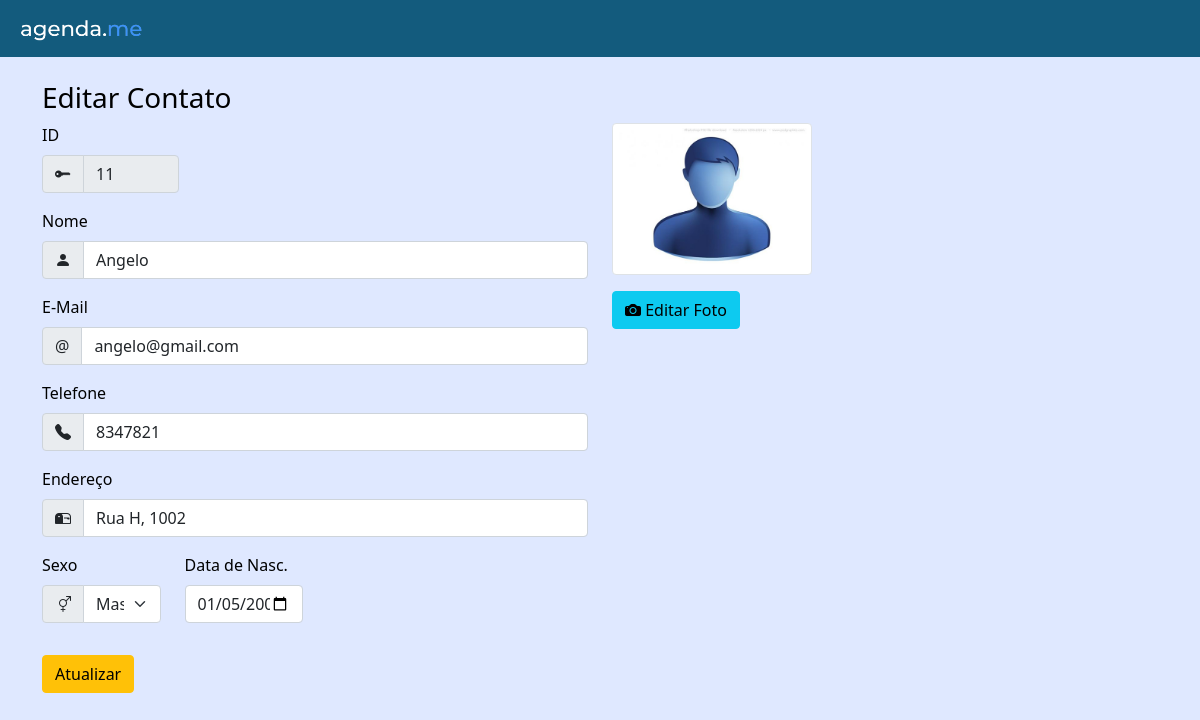
Screenshot of /sis-agendame/index.php?menuop=editar-contato&idContato=11 with the database file from the repository.
### tables this page shows
CREATE TABLE `tbcontatos` (
  `idContato` int(11) NOT NULL,
  `nomeContato` varchar(200) NOT NULL,
  `emailContato` varchar(100) NOT NULL,
  `telefoneContato` varchar(50) NOT NULL,
  `enderecoContato` varchar(200) NOT NULL,
  `sexoContato` varchar(20) NOT NULL,
  `dataNascContato` date NOT NULL,
  `flagFavoritoContato` tinyint(1) NOT NULL,
  `nomeFotoContato` varchar(255) DEFAULT NULL,
  cd_cpf_paciente  VARCHAR(25) NOT NULL,
  cd_rg_paciente VARCHAR(25) NOT NULL,
  senhaContato varchar(11) DEFAULT NULL,
  cd_token VARCHAR(200) NOT NULL
);

### sis-agendame/paginas/contatos/editar-contato.php (the view, shortened to what this page needs)
<?php
$idContato = $_GET['idContato'];
$sql = "SELECT * FROM tbcontatos WHERE idContato = '{$idContato}'";
$rs = mysqli_query($conexao,$sql) or die("Erro ao recuperar os dados do registro." . mysqli_error($conexao));
$dados = mysqli_fetch_assoc($rs);
?>
<header>
    <h3>Editar Contato</h3>
</header>
<div class="row">
<div class="col-6" >
    <form action="index.php?menuop=atualizar-contato" method="POST">
        <div class="mb-3 col-3">
            <label class="form-label" for="nomeContato">ID</label>
            <div class="input-group">
                <span class="input-group-text">
                    <i class="bi bi-key-fill"></i>
                </span>
            <input class="form-control" type="text" name="idContato" value="<?=$dados['idContato']?>" readonly>
            </div>
        </div>
        <div class="mb-3">
            <label class="form-label" for="nomeContato">Nome</label>
            <div class="input-group">
                <span class="input-group-text">
                    <i class="bi bi-person-fill"></i>
                </span>
                <input class="form-control" type="text" id="nomeContato" name="nomeContato" maxlength="50" required value="<?=$dados['nomeContato']?>">
            </div>
        </div>
        <div class="mb-3">
            <label class="form-label" for="emailContato">E-Mail</label>
            <div class="input-group">
                <span class="input-group-text">@</span>
                <input class="form-control" type="email" name="emailContato" maxlength="50" required value="<?=$dados['emailContato']?>">
            </div>
        </div>
        <div class="mb-3">
            <label class="form-label" for="telefoneContato">Telefone</label>
            <div class="input-group">
                <span class="input-group-text">
                    <i class="bi bi-telephone-fill"></i>
                </span>
                <input class="form-control" type="text" name="telefoneContato"  maxlength="11" required value="<?=$dados['telefoneContato']?>">
            </div>
        </div>
        <div class="mb-3">
            <label class="form-label" for="enderecoContato">Endereço</label>
            <div class="input-group">
                <span class="input-group-text">
                    <i class="bi bi-mailbox2"></i>
                </span>
                <input class="form-control" type="text" name="enderecoContato" maxlength="100" required value="<?=$dados['enderecoContato']?>">
            </div>
        </div>
        <div class="row mb-3">
                        <div class="mb-3 col-3">
                            <label class="form-label" for="sexoContato">Sexo</label>
                            <div class="input-group">
                                <span class="input-group-text">
                                    <i class="bi bi-gender-ambiguous"></i>
                                </span>
                            <select class="form-select"  name="sexoContato"  required id="sexoContato">
                                <option <?php echo ($dados['sexoContato']=='M')?'selected':''?> value="M">Masculino</option>
                            </select>
                            </div>
                        </div>
                        <div class="mb-3 col-3">
                            <label class="form-label" for="dataNascContato">Data de Nasc.</label>
                            <input class="form-control" type="date" name="dataNascContato"  required value="<?=$dados['dataNascContato']?>">
                        </div>
                        </div>
        <div class="mb-3">
            <input class="btn btn-warning" type="submit" value="Atualizar" name="btnAtualizar">
        </div>
    </form>
</div>
<div class="col-6">
    <?php
       if($dados["nomeFotoContato"]=="" || !file_exists('./paginas/contatos/fotos-contatos/'. $dados["nomeFotoContato"])){
            $nomeFoto = "SemFoto.jpg";
       }else{
            $nomeFoto = $dados["nomeFotoContato"];
       }
    ?>
    <div class="mb-3">
        <img id="foto-contato" class="img-fluid img-thumbnail" width="200" src="./paginas/contatos/fotos-contatos/<?=$nomeFoto?>" alt="Foto do Contato">
    </div>
    <div class="mb-3">
        <button class="btn btn-info" id="btn-editar-foto">
            <i class="bi bi-camera-fill"></i> Editar Foto
        </button>
    </div>
</div>
</div>

### sis-agendame/css/style.css (style rules this page uses)
body { background-color: #DFE8FF; color: black; }

### rows the page displays
tbcontatos: idContato "11", nomeContato "Angelo", emailContato "angelo@gmail.com", telefoneContato "8347821", enderecoContato "Rua H, 1002", sexoContato "Masculino", dataNascContato "01/05/2003"
